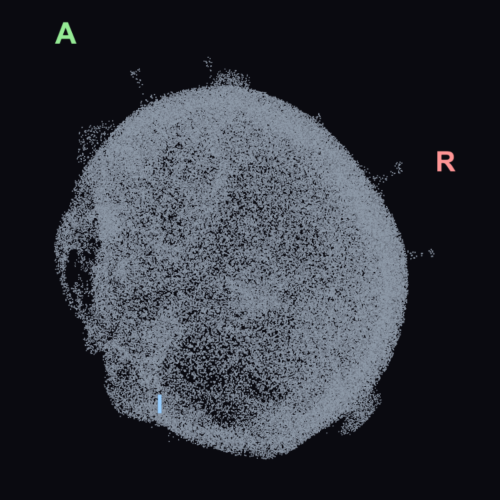
#> input picture paper/figures/fig2/assets/crops/cloud_p90.png, 1000 x 1000 px, found by its file name (shown at 1/2 size); its folder holds 5 pictures in this run
$ python compose_fig2.py
#> lines starting #> are read from the running program, lines starting #| are printed output that depends on the picture
"""Figure 2 v1: the two coordinate systems.

A: voxel coordinates on a CT slice (what VoxTool saves), with the affine that
turns them into millimetres. B: VoxTool's millimetre point cloud at rising
thresholds. Run capture_thresholds.py and render_voxels.py first.

    conda run -n voxfig python paper/figures/fig2/scripts/compose_fig2.py
"""
import json
import sys
from pathlib import Path

import cairosvg

sys.path.insert(0, str(Path(__file__).resolve().parents[2] / "fig1" / "scripts"))
from compose_fig1 import ACCENT, INK, MUTED, PANEL, WARM, arrow, crop, heading, image, text  # noqa: E402

FIG = Path(__file__).resolve().parents[1]
A = FIG / "assets"

# (percentile, HU threshold, voxels above, what is left) as VoxTool reported them.
STEPS = [("90", "596", "5,178,644", "whole skull"),
         ("98", "1,918", "942,956", "dense bone"),
         ("99.96", "3,071", "25,558", "electrodes and teeth")]


def rel(name):
    return f"assets/crops/{name}"


def make_crops():
    crops = A / "crops"
    crops.mkdir(parents=True, exist_ok=True)
    out = {}
    for pct, *_ in STEPS:
        src = A / "screens" / f"cloud_p{pct}.png"
        out[pct] = _crop(src, (1140, 697, 2140, 1697), f"cloud_p{pct}.png")
    out["axial"] = _crop(A / "renders" / "axial_slice.png", None, "axial_slice.png")
    out["zoom"] = _crop(A / "renders" / "voxel_zoom.png", None, "voxel_zoom.png")
    return out


def _crop(src, box, name):
#> called with box = (1140, 697, 2140, 1697), name = 'cloud_p90.png'
    from PIL import Image
    im = Image.open(src)
#> im is the input picture: PIL image 1000x1000 RGB; mean R, G, B 47.7, 50.9, 59.2
    if box:
        im = im.crop(box)
#> im: PIL image 1000x1000 RGB; every value is 0
    im.save(A / "crops" / name)
    return rel(name), im.size


def build():
    c = make_crops()
#> call 4 of _crop, with name = 'axial_slice.png'
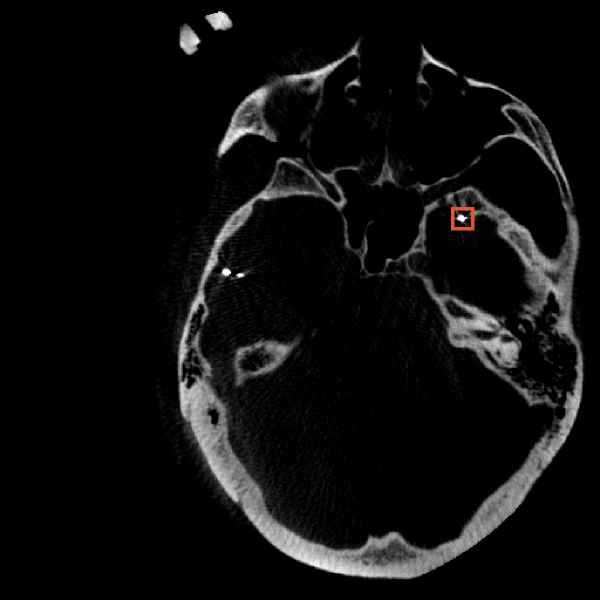
#> input picture paper/figures/fig2/assets/crops/axial_slice.png, 1200 x 1200 px, found by its file name (shown at 1/2 size)
#> in _crop, im is the input picture: PIL image 1200x1200 RGBA; mean R, G, B, A 14.3, 14.2, 14.1, 255
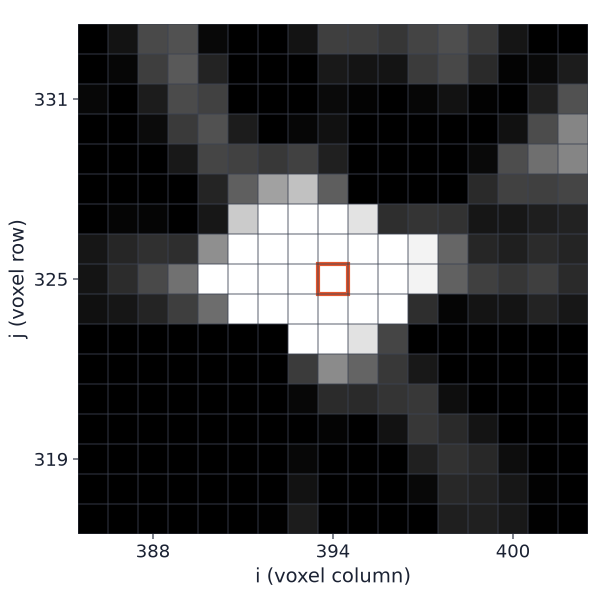
#> input picture paper/figures/fig2/assets/crops/voxel_zoom.png, 1200 x 1200 px, found by its file name (shown at 1/2 size)
#> in _crop, im is the input picture: PIL image 1200x1200 RGBA; mean R, G, B, A 103.9, 104, 104.7, 255
#> (the run stopped early here; a loop or call above may not have finished)
